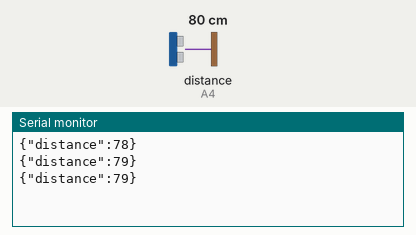
Recording of a sketch running on a simulated Arduino Uno, built with avr-gcc and run on an emulated ATmega328P. Parts: the last lines printed to the serial monitor. Wiring (inferred from the names in the program): ultrasonic range finder: trigger A5; echo A4. The test bench sets the inputs (shaded band); at power-on: distance to the obstacle (sensor on A4) 80 cm. The echo pulse lasts 58.3 µs per cm.

Above: at 1.3 s.
1.4 s: distance to the obstacle (sensor on A4) set to 2 cm
At 1.9 s:
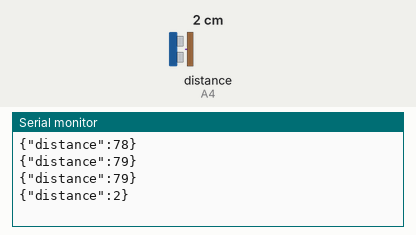
2.9 s: distance to the obstacle (sensor on A4) set to 4 cm
At 3.4 s:
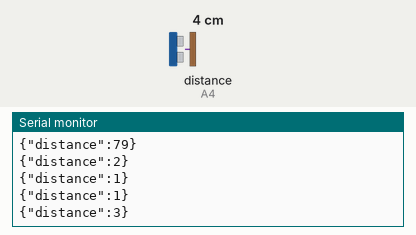
Timing chart, 0 to 5.9 s (numbered marks = the images above; inputs shaded):
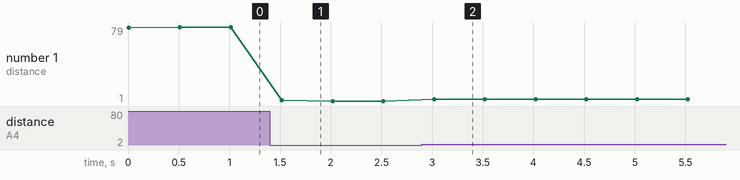

Measured:
- after the input at 1.4 s, the serial monitor: prints a new line after 0.12 s (image 1)
- after the input at 2.9 s, the serial monitor: prints a new line after 0.12 s (image 2)
- plotted number 1: 79 → 1 after the input at 1.4 s, 1 → 3 after the input at 2.9 s

The sketch:

finder1.ino
```cpp
// Arduino Code: Smart Car Kit -> Send Map Data to Raspberry Pi
#include <Arduino.h>

const int trigPin = A5;  // Trig on A4
const int echoPin = A4;  // Echo on A5

long duration;
int distance;

void setup() {
  Serial.begin(9600);      // Initialize serial communication with Raspberry Pi
  pinMode(trigPin, OUTPUT);
  pinMode(echoPin, INPUT);
}

void loop() {
  // Send a 10µs pulse to trigger ultrasonic sensor
  digitalWrite(trigPin, LOW);
  delayMicroseconds(2);
  digitalWrite(trigPin, HIGH);
  delayMicroseconds(10);
  digitalWrite(trigPin, LOW);

  // Read the duration of echo
  duration = pulseIn(echoPin, HIGH);

  // Convert duration to distance in cm
  distance = duration * 0.034 / 2;

  // Send distance to Raspberry Pi as JSON-like string
  Serial.print("{\"distance\":");
  Serial.print(distance);
  Serial.println("}");

  delay(500);  // Wait before next reading
}
```
